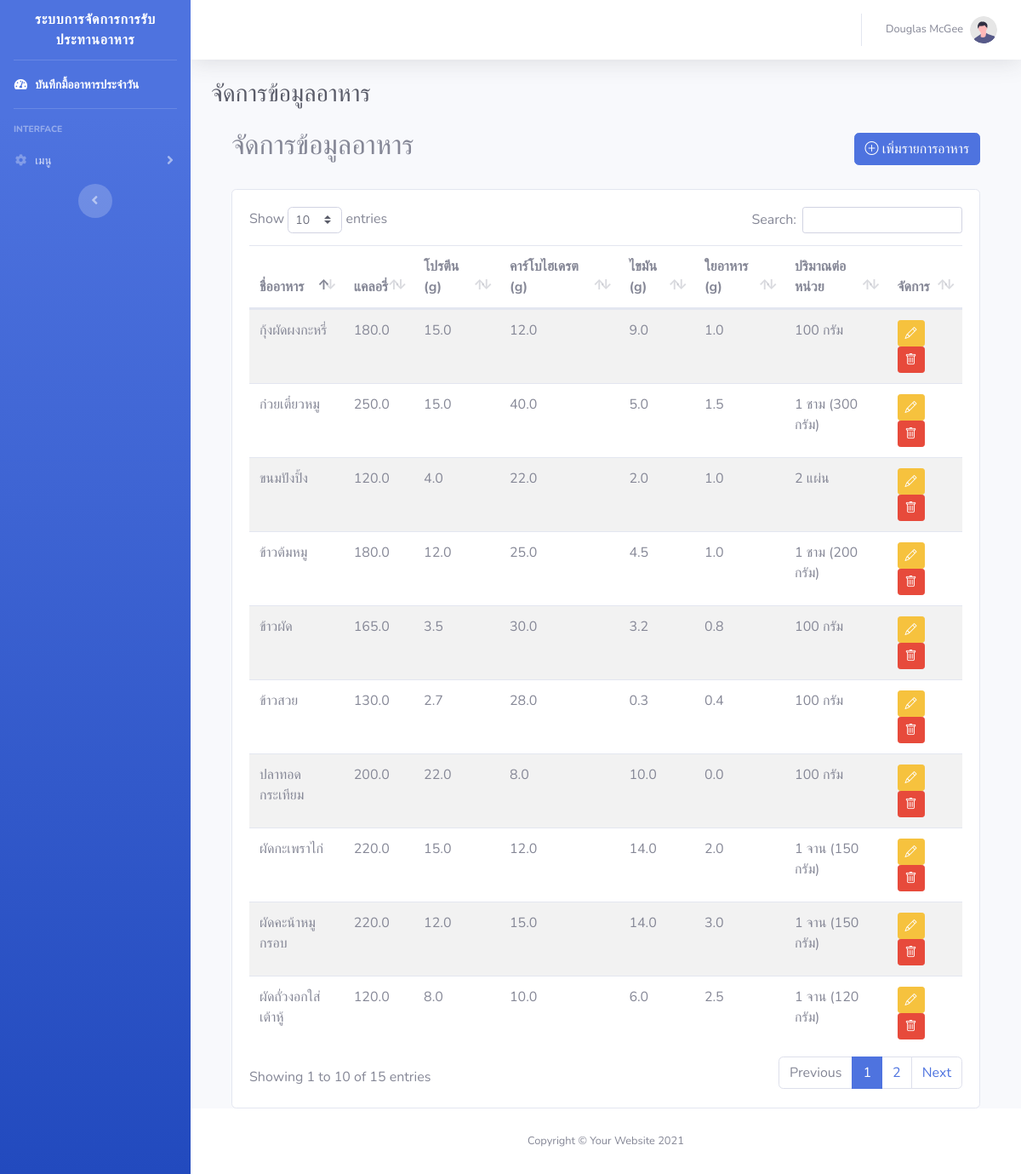
Screenshot of /user/food_management.php (signed in) with the database file from the repository.
### tables this page shows
CREATE TABLE `food_items` (
  `food_id` int(11) NOT NULL,
  `food_name` varchar(100) NOT NULL,
  `calories` float NOT NULL,
  `protein` float DEFAULT NULL,
  `carbohydrates` float DEFAULT NULL,
  `fat` float DEFAULT NULL,
  `fiber` float DEFAULT NULL,
  `serving_size` varchar(50) DEFAULT NULL,
  `created_by` int(11) DEFAULT NULL,
  `created_at` timestamp NOT NULL DEFAULT current_timestamp()
);

### user/food_management.php (the view, shortened to what this page needs)
<?php include './layout/n_sidebar.php' ?>
  <?php include './layout/n_nav.php' ?>
  <?php
function getAllFoodItems($pdo) {
    $stmt = $pdo->prepare("SELECT * FROM food_items ORDER BY food_name ASC");
    $stmt->execute();
    return $stmt->fetchAll(PDO::FETCH_ASSOC);
}
$food_items = getAllFoodItems($pdo);
?>
  <link href="https://cdn.jsdelivr.net/npm/bootstrap-icons@1.8.1/font/bootstrap-icons.css" rel="stylesheet">
  <div class="container-fluid">
<div class="d-sm-flex align-items-center justify-content-between mb-4">
    <h1 class="h3 mb-0 text-gray-800">จัดการข้อมูลอาหาร</h1>
</div>
<body>
    <div class="container mt-4">
        <div class="d-flex justify-content-between align-items-center mb-4">
            <h2>จัดการข้อมูลอาหาร</h2>
            <button class="btn btn-primary" data-bs-toggle="modal" data-bs-target="#addFoodModal">
                <i class="bi bi-plus-circle"></i> เพิ่มรายการอาหาร
            </button>
        </div>
        <div class="card">
            <div class="card-body">
                <div class="table-responsive">
                    <table class="table table-striped" id = "dataTable" width="100%" cellspacing="0">
                        <thead>
                            <tr>
                                <th>ชื่ออาหาร</th>
                                <th>แคลอรี่</th>
                                <th>โปรตีน (g)</th>
                                <th>คาร์โบไฮเดรต (g)</th>
                                <th>ไขมัน (g)</th>
                                <th>ใยอาหาร (g)</th>
                                <th>ปริมาณต่อหน่วย</th>
                                <th>จัดการ</th>
                            </tr>
                        </thead>
                        <tbody>
                            <?php foreach ($food_items as $food): ?>
                            <tr>
                                <td><?php echo htmlspecialchars($food['food_name']); ?></td>
                                <td><?php echo number_format($food['calories'], 1); ?></td>
                                <td><?php echo number_format($food['protein'], 1); ?></td>
                                <td><?php echo number_format($food['carbohydrates'], 1); ?></td>
                                <td><?php echo number_format($food['fat'], 1); ?></td>
                                <td><?php echo number_format($food['fiber'], 1); ?></td>
                                <td><?php echo htmlspecialchars($food['serving_size']); ?></td>
                                <td>
                                    <button class="btn btn-sm btn-warning"
                                            onclick="editFood(<?php echo htmlspecialchars(json_encode($food)); ?>)">
                                        <i class="bi bi-pencil"></i>
                                    </button>
                                    <button class="btn btn-sm btn-danger"
                                            onclick="confirmDelete(<?php echo $food['food_id']; ?>)">
                                        <i class="bi bi-trash"></i>
                                    </button>
                                </td>
                            </tr>
                            <?php endforeach; ?>
                        </tbody>
                    </table>
                </div>
            </div>
        </div>
    </div>
</body>
</div>
</div>
<?php include './layout/u_footer.php' ?>

### user/layout/n_sidebar.php (shortened to what this page needs)
<?php
$user_role = $_SESSION['role'];
?>
<!DOCTYPE html>
<html lang="en">
<head>
    <link href=".././vendor/fontawesome-free/css/all.min.css" rel="stylesheet" type="text/css">
    <link href=".././css/sb-admin-2.min.css" rel="stylesheet">
    <link href=".././vendor/datatables/dataTables.bootstrap4.min.css" rel="stylesheet">
    <link rel="stylesheet" href="https://cdn.jsdelivr.net/npm/flatpickr/dist/flatpickr.min.css">
</head>
<body id="page-top">
    <div id="wrapper">
        <ul class="navbar-nav bg-gradient-primary sidebar sidebar-dark accordion" id="accordionSidebar">
            <a class="sidebar-brand d-flex align-items-center justify-content-center" href="./user_dashboard.php">
                <div class="sidebar-brand-text mx-3">ระบบการจัดการการรับประทานอาหาร</div>
            </a>
            <hr class="sidebar-divider my-0">
            <?php if($user_role == 'user'): ?>
            <li class="nav-item active">
                <a class="nav-link" href="./user_dashboard.php">
                    <i class="fas fa-fw fa-tachometer-alt"></i>
                    <span>บันทึกมื้ออาหารประจำวัน</span></a>
            </li>
            <?php endif; ?>
            <hr class="sidebar-divider">
            <div class="sidebar-heading">
                Interface
            </div>
            <li class="nav-item">
                <a class="nav-link collapsed" href="#" data-toggle="collapse" data-target="#collapseTwo"
                    aria-expanded="true" aria-controls="collapseTwo">
                    <i class="fas fa-fw fa-cog"></i>
                    <span>เมนู</span>
                </a>
            </li>
            <div class="text-center d-none d-md-inline">
                <button class="rounded-circle border-0" id="sidebarToggle"></button>
            </div>
        </ul>
        <div id="content-wrapper" class="d-flex flex-column">
            <div id="content">

### user/layout/n_nav.php (shortened to what this page needs)
  <nav class="navbar navbar-expand navbar-light bg-white topbar mb-4 static-top shadow">
<ul class="navbar-nav ml-auto">
    <li class="nav-item dropdown no-arrow">
        <a class="nav-link dropdown-toggle" href="#" id="userDropdown" role="button"
            data-toggle="dropdown" aria-haspopup="true" aria-expanded="false">
            <span class="mr-2 d-none d-lg-inline text-gray-600 small">Douglas McGee</span>
            <img class="img-profile rounded-circle"
                src=".././img/undraw_profile.svg">
        </a>
    </li>
</ul>
</nav>

### user/layout/u_footer.php (shortened to what this page needs)
     <footer class="sticky-footer bg-white">
                <div class="container my-auto">
                    <div class="copyright text-center my-auto">
                        <span>Copyright &copy; Your Website 2021</span>
                    </div>
                </div>
            </footer>
        </div>
    </div>
</body>
</html>

### rows the page displays
food_items: food_name "กุ้งผัดผงกะหรี่", calories "180.0", protein "15.0", carbohydrates "12.0", fat "9.0", fiber "1.0", serving_size "100 กรัม"
food_items: food_name "ก๋วยเตี๋ยวหมู", calories "250.0", protein "15.0", carbohydrates "40.0", fat "5.0", fiber "1.5", serving_size "1 ชาม (300 กรัม)"
food_items: food_name "ขนมปังปิ้ง", calories "120.0", protein "4.0", carbohydrates "22.0", fat "2.0", fiber "1.0", serving_size "2 แผ่น"
food_items: food_name "ข้าวต้มหมู", calories "180.0", protein "12.0", carbohydrates "25.0", fat "4.5", fiber "1.0", serving_size "1 ชาม (200 กรัม)"
food_items: food_name "ข้าวผัด", calories "165.0", protein "3.5", carbohydrates "30.0", fat "3.2", fiber "0.8", serving_size "100 กรัม"
food_items: food_name "ข้าวสวย", calories "130.0", protein "2.7", carbohydrates "28.0", fat "0.3", fiber "0.4", serving_size "100 กรัม"
food_items: food_name "ปลาทอดกระเทียม", calories "200.0", protein "22.0", carbohydrates "8.0", fat "10.0", fiber "0.0", serving_size "100 กรัม"
food_items: food_name "ผัดกะเพราไก่", calories "220.0", protein "15.0", carbohydrates "12.0", fat "14.0", fiber "2.0", serving_size "1 จาน (150 กรัม)"
food_items: food_name "ผัดคะน้าหมูกรอบ", calories "220.0", protein "12.0", carbohydrates "15.0", fat "14.0", fiber "3.0", serving_size "1 จาน (150 กรัม)"
food_items: food_name "ผัดถั่วงอกใส่เต้าหู้", calories "120.0", protein "8.0", carbohydrates "10.0", fat "6.0", fiber "2.5", serving_size "1 จาน (120 กรัม)"
